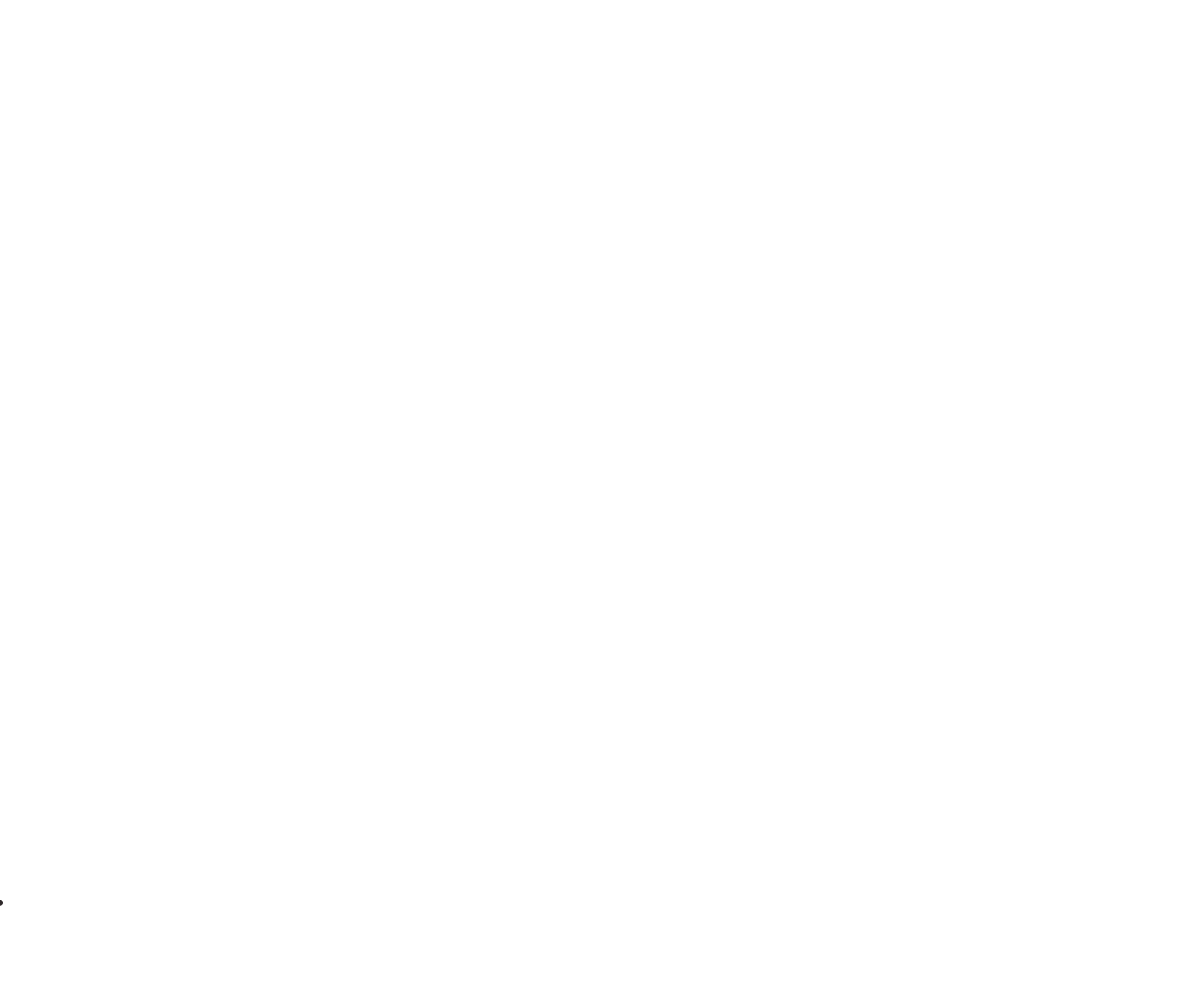
Frame 1 (no input)
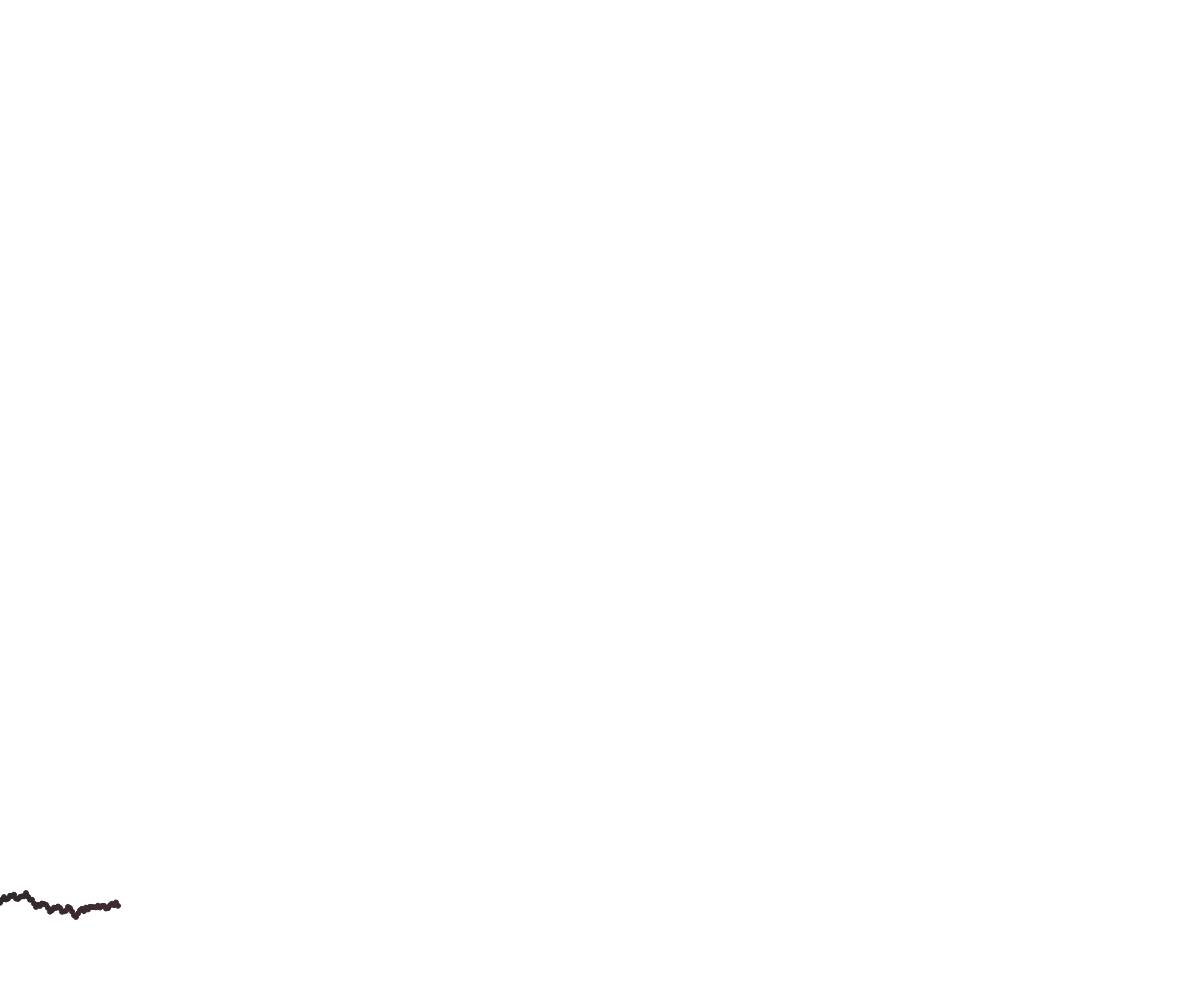
Frame 60 (no input)
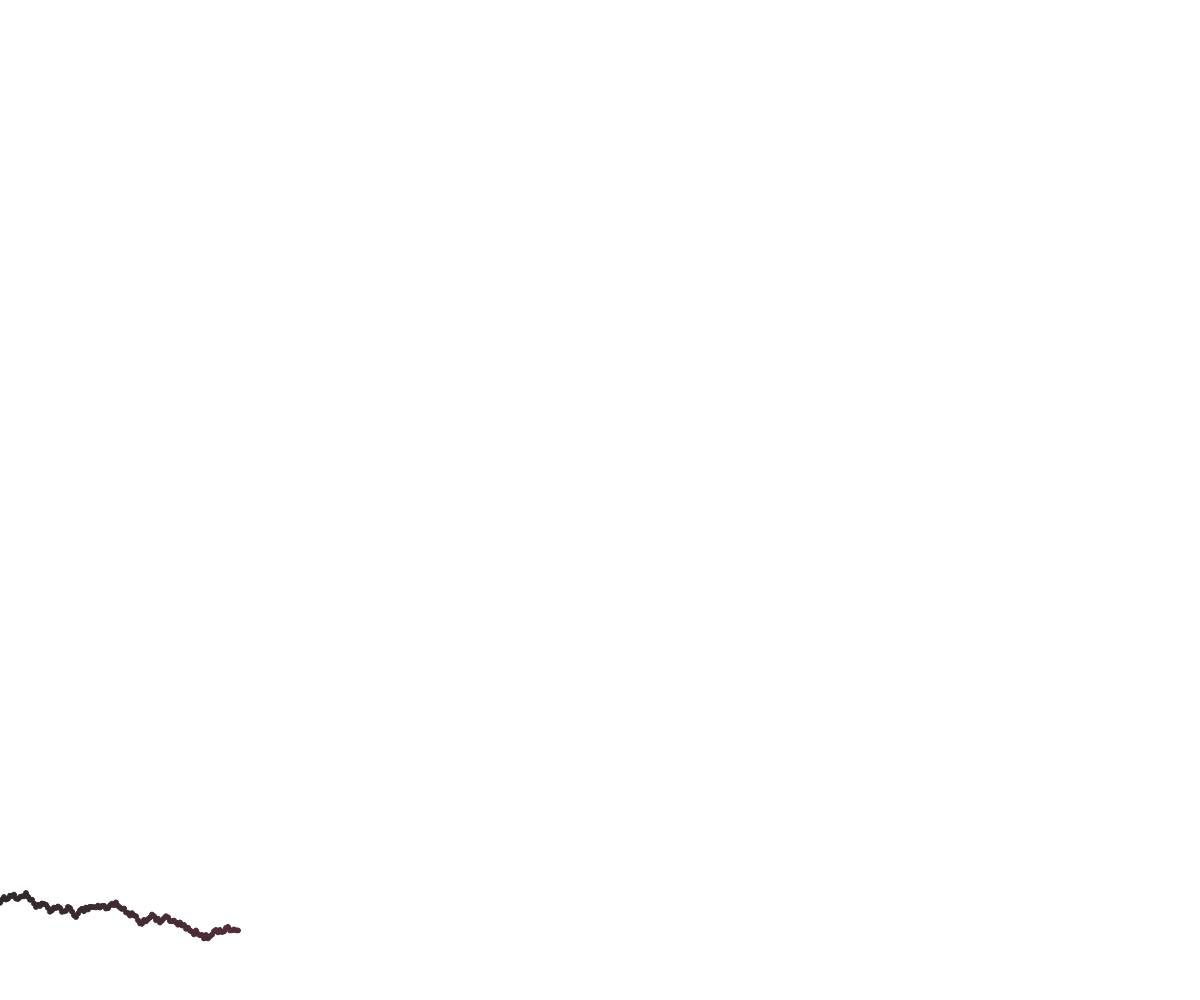
Frame 120 (the mouse pressed at the canvas centre since frame 60)

The p5.js sketch that drew these frames (run headless with seeded random() and noise() and a simulated clock; from frame 60 on, the mouse is pressed at the canvas centre):

// p5.js sketch
// ── sketch.js
var x, y, c1, c2;
var available_colors = ['de3d83', '00b8b8', 'e4bd0b', 'e0e5db', 'dfe0e2', 'a5a6a9', '2f292b', 'f45844'];

function setup() {
    createCanvas(windowWidth, windowHeight);
	frameRate();

	x = 0;
	y = get_random(0, windowHeight);

	get_next_colors();
}

function draw() {
	if (x <= windowWidth) {
	      var inter = map(x, 0, windowWidth, 0, 1);
    	  var c = lerpColor(c1, c2, inter);
      	stroke(c);
      	fill(c);

		ellipse(x, y, 5, 5);
		x += 2;
		y = get_random(y-4, y+4);
	} else {
		x = 0;
		y = get_random(0, windowHeight);
		get_next_colors();
	}
}

get_random = function(min, max) {
	return Math.random() * (max - min) + min;
}

get_random_int  = function(min, max) {
	return Math.floor(Math.random() * (max - min)) + min;
}

get_next_colors = function() {

	if (!c1) {
		c1 = color('#' + available_colors[get_random_int(0, available_colors.length - 1)]);
	} else {
		c1 = c2;
	}

	c2 = color('#' + available_colors[get_random_int(0, available_colors.length - 1)]);
}
